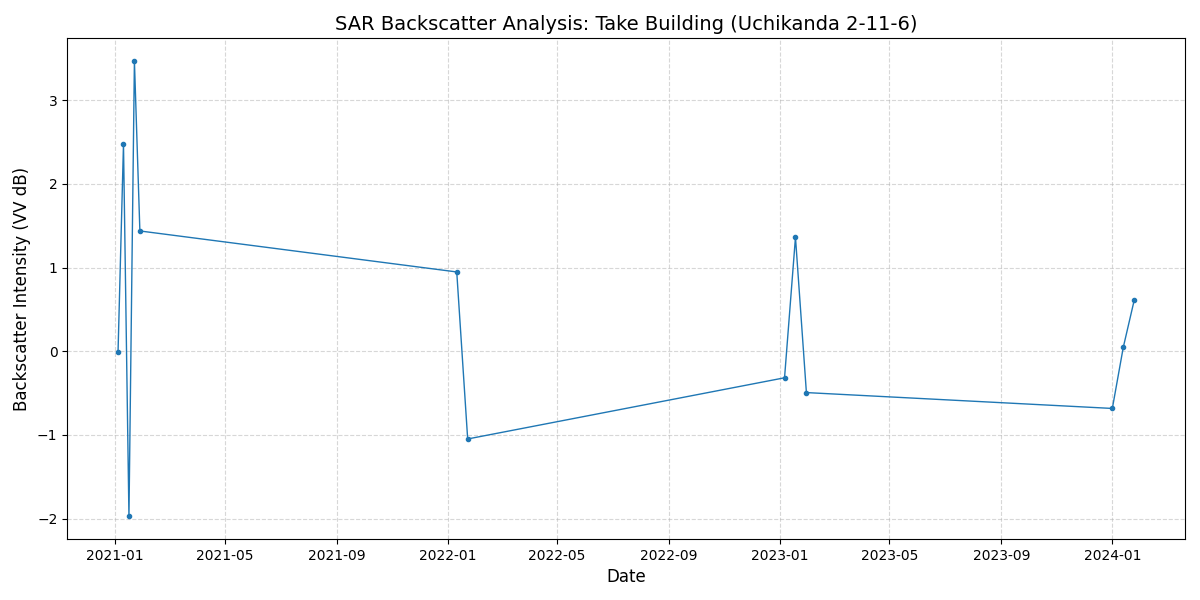

The Python source for this figure:
import ee
import pandas as pd
import matplotlib.pyplot as plt
import os
from dotenv import load_dotenv

# 1. 初期化と認証（初回実行時や認証が切れている場合に必要）
load_dotenv()
PROJECT_ID = os.getenv('GEE_PROJECT_ID')
try:
    # PROJECT_IDが正しく読み込めているか確認
    if not PROJECT_ID:
        raise ValueError("環境変数 'GEE_PROJECT_ID' が設定されていません。")
    ee.Initialize(project=PROJECT_ID)
except Exception:
    ee.Authenticate()
    ee.Initialize(project=PROJECT_ID)

# 2. 竹ビルの座標を設定
target_poi = ee.Geometry.Point([139.7686, 35.6915]) 

# 3. Sentinel-1 SARデータの取得（過去3年分）
sar_collection = (ee.ImageCollection('COPERNICUS/S1_GRD')
    .filterBounds(target_poi)
    .filterDate('2021-01-01', '2024-12-31')
    .filter(ee.Filter.listContains('transmitterReceiverPolarisation', 'VV'))
    .select('VV'))

# 4. 特定地点の時系列データを抽出する関数
def extract_time_series(image):
    stats = image.reduceRegion(
        reducer=ee.Reducer.mean(), 
        geometry=target_poi, 
        scale=10
    )
    # 辞書形式でプロパティを返す
    return ee.Feature(None, {
        'date': image.date().format('YYYY-MM-DD'), 
        'vv': stats.get('VV')
    })

# Googleのサーバー側でマップ処理を実行して結果を取得
time_series_info = sar_collection.map(extract_time_series).getInfo()

# --- 5. Pandas DataFrameへの変換（クレンジングを強化） ---
data = []
for f in time_series_info['features']:
    props = f['properties']
    if props.get('vv') is not None and props.get('date') is not None:
        data.append({'date': props['date'], 'value': props['vv']})

if not data:
    print("データが空です。座標や期間を確認してください。")
else:
    df = pd.DataFrame(data)

    # 【修正ポイント】不正な日付（2021-02-40等）を強制的にNaTに変換し、除去する
    df['date'] = pd.to_datetime(df['date'], errors='coerce')
    
    # NaT（変換失敗データ）がある行を削除
    initial_count = len(df)
    df = df.dropna(subset=['date'])
    dropped_count = initial_count - len(df)
    
    if dropped_count > 0:
        print(f"警告: 不正な日付形式のデータを {dropped_count} 件除外しました。")

    # 同じ日のデータは平均化して時系列順にソート
    df = df.groupby('date').mean().reset_index().sort_values('date')

    # --- 6. グラフの作成（変更なし） ---
    if df.empty:
        print("表示できる有効なデータがありません。")
    else:
        plt.figure(figsize=(12, 6))
        plt.plot(df['date'], df['value'], marker='o', linestyle='-', color='#1f77b4', markersize=3, linewidth=1)
        plt.title('SAR Backscatter Analysis: Take Building (Uchikanda 2-11-6)', fontsize=14)
        plt.xlabel('Date', fontsize=12)
        plt.ylabel('Backscatter Intensity (VV dB)', fontsize=12)
        plt.grid(True, which='both', linestyle='--', alpha=0.5)
        plt.tight_layout()
        plt.show()
